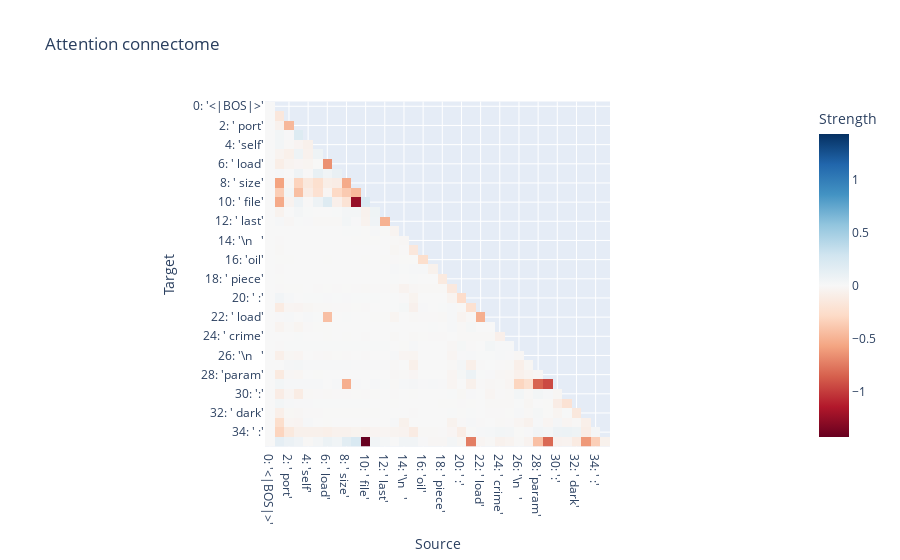

Notebook cell for this chart:
### Code cell
threshold = 0.15
prompt = "When Mary and John went to the store, John gave a book to"
corrupt_prompt = "When Tom and Sarah went to the store, Felix gave a book to"
prompt = '''def port(self, load, size, file, last):
    """oil column piece

    :param load: crime population
    :param size: unit dark
    :param'''
corrupt_prompt = prompt.replace("load", "banana").replace("size", "apple").replace("file", "pear").replace("last", "orange")
c = d.connectom(model, prompt,
          # d.logit_diff_metric(model, ' Mary', ' John'),
          d.logit_diffs_metric(model, ' file', [' self', ' load', ' size', ' last']),
          d.ZeroPattern(),
          # d.CorruptIntervention(model, prompt, corrupt_prompt),

          d.BasicStrategy(),
          # d.BacktrackBisectStrategy(threshold),
          # d.BacktrackingStrategy(threshold),
          # strategy=d.BisectStrategy(threshold),
)
# sankey_diagram_of_connectome(model, prompt, c, threshold=threshold);
d.plot_attn_connectome(model, prompt, c).show()
graph = d.plot_graphviz_connectome(model, prompt, c, threshold=threshold).pipe('svg').decode('utf-8')
SVG(graph)

### Figure 1 — Plotly figure (JSON) as saved in the notebook; plotly's stock layout.template omitted (floating-point values rounded to 4 significant figures; data arrays with more than 128 entries replaced by an {"elided": "..."} marker saying what was removed)
{"data": [{"coloraxis": "coloraxis", "name": "0", "x": ["0: '<|BOS|>'", "1: 'def'", "2: ' port'", "3: '('", "4: 'self'", "5: ','", "6: ' load'", "7: ','", "8: ' size'", "9: ','", "10: ' file'", "11: ','", "12: ' last'", "13: '):'", "14: '\\n   '", "15: ' \"\"\"'", "16: 'oil'", "17: ' column'", "18: ' piece'", "19: '\\n\\n   '", "20: ' :'", "21: 'param'", "22: ' load'", "23: ':'", "24: ' crime'", "25: ' population'", "26: '\\n   '", "27: ' :'", "28: 'param'", "29: ' size'", "30: ':'", "31: ' unit'", "32: ' dark'", "33: '\\n   '", "34: ' :'", "35: 'param'"], "y": ["0: '<|BOS|>'", "1: 'def'", "2: ' port'", "3: '('", "4: 'self'", "5: ','", "6: ' load'", "7: ','", "8: ' size'", "9: ','", "10: ' file'", "11: ','", "12: ' last'", "13: '):'", "14: '\\n   '", "15: ' \"\"\"'", "16: 'oil'", "17: ' column'", "18: ' piece'", "19: '\\n\\n   '", "20: ' :'", "21: 'param'", "22: ' load'", "23: ':'", "24: ' crime'", "25: ' population'", "26: '\\n   '", "27: ' :'", "28: 'param'", "29: ' size'", "30: ':'", "31: ' unit'", "32: ' dark'", "33: '\\n   '", "34: ' :'", "35: 'param'"], "z": {"elided": "36x36 float values"}, "type": "heatmap", "xaxis": "x", "yaxis": "y", "hovertemplate": "Source: %{x}<br>Target: %{y}<br>Strength: %{z}<extra></extra>"}], "layout": {"xaxis": {"anchor": "y", "domain": [0.0, 1.0], "scaleanchor": "y", "constrain": "domain", "title": {"text": "Source"}}, "yaxis": {"anchor": "x", "domain": [0.0, 1.0], "autorange": "reversed", "constrain": "domain", "title": {"text": "Target"}}, "coloraxis": {"colorbar": {"title": {"text": "Strength"}}, "colorscale": [[0.0, "rgb(103,0,31)"], [0.1, "rgb(178,24,43)"], [0.2, "rgb(214,96,77)"], [0.3, "rgb(244,165,130)"], [0.4, "rgb(253,219,199)"], [0.5, "rgb(247,247,247)"], [0.6, "rgb(209,229,240)"], [0.7, "rgb(146,197,222)"], [0.8, "rgb(67,147,195)"], [0.9, "rgb(33,102,172)"], [1.0, "rgb(5,48,97)"]], "cmid": 0}, "title": {"text": "Attention connectome"}}}
